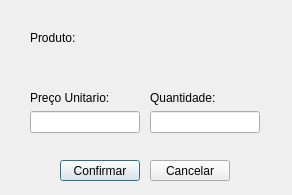
<ui version="4.0">
 <class>edit_venda_gestao</class>
 <widget name="edit_venda_gestao" class="QDialog">
 <property name="geometry">
  <rect>
   <x>0</x>
   <y>0</y>
   <width>292</width>
   <height>195</height>
  </rect>
 </property>
 <property name="windowTitle">
  <string>Dialog</string>
 </property>
 <widget class="QPushButton" name="btn_salvar">
  <property name="geometry">
   <rect>
    <x>60</x>
    <y>160</y>
    <width>80</width>
    <height>21</height>
   </rect>
  </property>
  <property name="text">
   <string>Confirmar</string>
  </property>
 </widget>
 <widget class="QPushButton" name="btn_cancelar">
  <property name="geometry">
   <rect>
    <x>150</x>
    <y>160</y>
    <width>80</width>
    <height>21</height>
   </rect>
  </property>
  <property name="text">
   <string>Cancelar</string>
  </property>
 </widget>
 <widget class="QWidget" name="layoutWidget">
  <property name="geometry">
   <rect>
    <x>30</x>
    <y>90</y>
    <width>110</width>
    <height>43</height>
   </rect>
  </property>
  <layout class="QVBoxLayout" name="verticalLayout">
   <item>
    <widget class="QLabel" name="label_3">
     <property name="text">
      <string>Preço Unitario:</string>
     </property>
    </widget>
   </item>
   <item>
    <widget class="QLineEdit" name="txt_un"/>
   </item>
  </layout>
 </widget>
 <widget class="QWidget" name="layoutWidget">
  <property name="geometry">
   <rect>
    <x>150</x>
    <y>90</y>
    <width>110</width>
    <height>43</height>
   </rect>
  </property>
  <layout class="QVBoxLayout" name="verticalLayout_2">
   <item>
    <widget class="QLabel" name="label_4">
     <property name="text">
      <string>Quantidade:</string>
     </property>
    </widget>
   </item>
   <item>
    <widget class="QLineEdit" name="txt_qtd"/>
   </item>
  </layout>
 </widget>
 <widget class="QWidget" name="layoutWidget">
  <property name="geometry">
   <rect>
    <x>30</x>
    <y>30</y>
    <width>231</width>
    <height>36</height>
   </rect>
  </property>
  <layout class="QVBoxLayout" name="verticalLayout_3">
   <item>
    <layout class="QHBoxLayout" name="horizontalLayout">
     <item>
      <widget class="QLabel" name="label">
       <property name="text">
        <string>Produto:</string>
       </property>
      </widget>
     </item>
    </layout>
   </item>
   <item>
    <widget class="QLabel" name="txt_produto">
     <property name="text">
      <string/>
     </property>
    </widget>
   </item>
  </layout>
 </widget>
</widget>
<resources/>
<connections/>
</ui>
